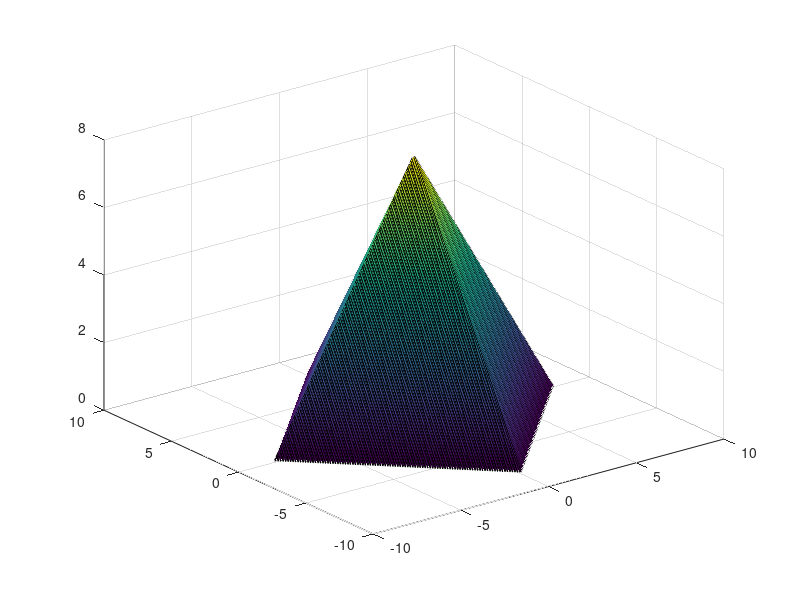

MATLAB code for this plot:
x = linspace(-8,8,200);
y = linspace(-8,8,200);
[X,Y] = meshgrid(x,y);
Z = (4-abs(X)) + (4-abs(Y));
Z(Z < 0) = NaN;
surf(X,Y,Z)